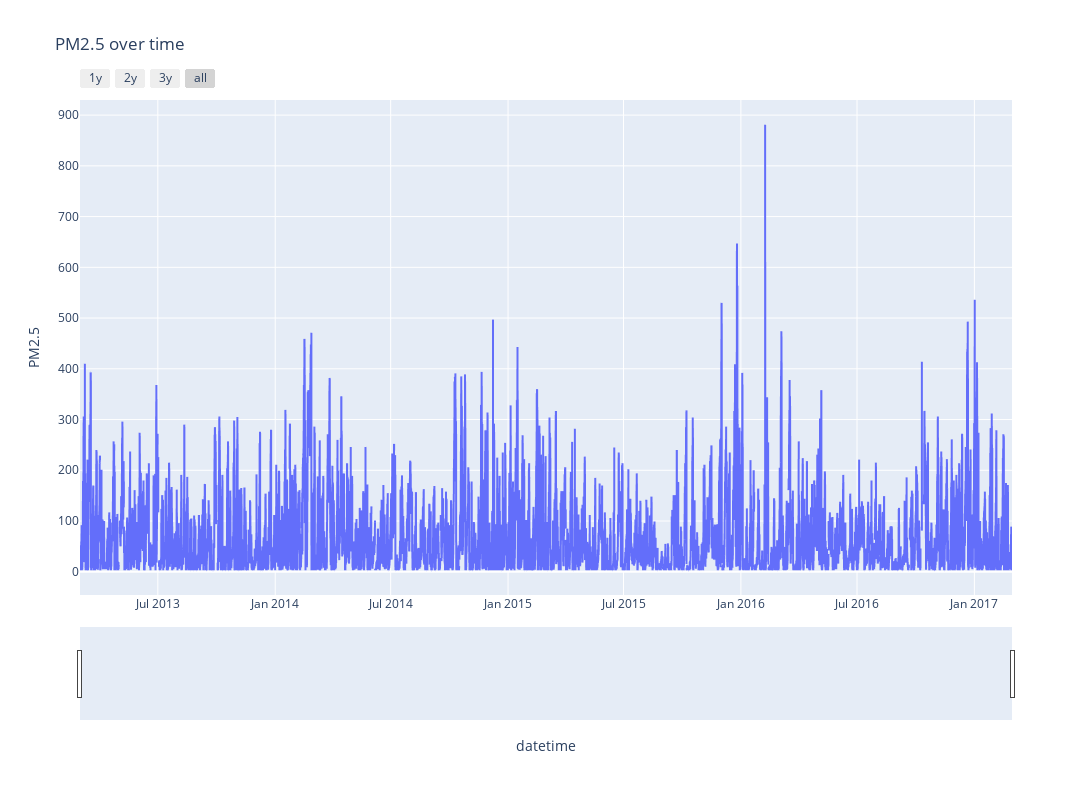

This figure's notebook cell:
### Code cell
fig = px.line(df, x=df.index, y='PM2.5', title='PM2.5 over time')
# change the fig size
fig.update_layout(width=1400, height=800)
# putting the buttons
fig.update_xaxes(rangeslider_visible=True,
                 rangeselector=dict(
                     buttons=list([
                         dict(count=1, label="1y", step="year", stepmode="backward"),
                         dict(count=2, label="2y", step="year", stepmode="backward"),
                         dict(count=3, label="3y", step="year", stepmode="backward"),
                        #  dict(count=4, label="4y", step="year", stepmode="backward"),
                        #  dict(count=5, label="5y", step="year", stepmode="backward"),
                         dict(step="all")
                     ])
                 )
                 )
fig.show()

### Figure 1 — Plotly figure (JSON) as saved in the notebook; plotly's stock layout.template omitted (floating-point values rounded to 4 significant figures; data arrays with more than 128 entries replaced by an {"elided": "..."} marker saying what was removed)
{"data": [{"hovertemplate": "datetime=%{x}<br>PM2.5=%{y}<extra></extra>", "legendgroup": "", "line": {"color": "#636efa", "dash": "solid"}, "marker": {"symbol": "circle"}, "mode": "lines", "name": "", "showlegend": false, "type": "scattergl", "x": {"elided": "35064 str values"}, "xaxis": "x", "y": {"elided": "35064 float values"}, "yaxis": "y"}], "layout": {"height": 800, "legend": {"tracegroupgap": 0}, "title": {"text": "PM2.5 over time"}, "width": 1400, "xaxis": {"anchor": "y", "domain": [0, 1], "rangeselector": {"buttons": [{"count": 1, "label": "1y", "step": "year", "stepmode": "backward"}, {"count": 2, "label": "2y", "step": "year", "stepmode": "backward"}, {"count": 3, "label": "3y", "step": "year", "stepmode": "backward"}, {"step": "all"}]}, "rangeslider": {"visible": true}, "title": {"text": "datetime"}}, "yaxis": {"anchor": "x", "domain": [0, 1], "title": {"text": "PM2.5"}}}}
